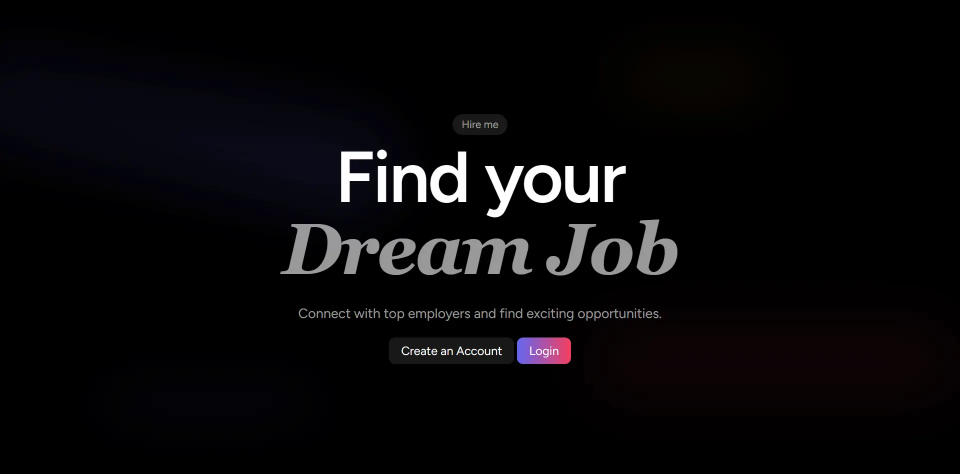
#> input picture images/portfolio/job-app-1.webp, 1920 x 948 px (shown at 1/2 size); its folder holds only this picture in this run
$ python downscale-portfolio.py
#> lines starting #> are read from the running program, lines starting #| are printed output that depends on the picture
"""
downscale-portfolio.py
Downscale oversized portfolio screenshot images closer to their actual display size.
"""

import os
import sys
from pathlib import Path

try:
    from PIL import Image
except ImportError:
    print("ERROR: Pillow library not found!")
    sys.exit(1)

PORTFOLIO_PATH = Path("images/portfolio")
MAX_SIZE = 900
QUALITY = 85

def format_size(bytes):
    return round(bytes / 1024 / 1024, 2)

def main():
    print("="*50)
    print("Portfolio Image Downscaler")
    print("="*50)

    if not PORTFOLIO_PATH.exists():
        print(f"[ERROR] Directory not found: {PORTFOLIO_PATH}")
        sys.exit(1)

    webp_files = list(PORTFOLIO_PATH.glob("*.webp"))
    if not webp_files:
        print(f"[!] No WebP files found in {PORTFOLIO_PATH}")
        sys.exit(0)

    total_before = sum(f.stat().st_size for f in webp_files)
    print(f"Total folder size before: {format_size(total_before)} MB")

    resized_count = 0
    skipped_count = 0

    for webp_file in webp_files:
        try:
            with Image.open(webp_file) as img:
#> img is the input picture: PIL image 1920x948 RGB; mean R, G, B 8.8, 7.9, 9.3
                width, height = img.size
#> width = 1920; height = 948
                longest_edge = max(width, height)
#> longest_edge = 1920

                if longest_edge > MAX_SIZE:
                    ratio = MAX_SIZE / longest_edge
#> ratio = 0.469
                    new_width = int(width * ratio)
#> new_width = 900
                    new_height = int(height * ratio)
#> new_height = 444

                    resized_img = img.resize((new_width, new_height), Image.Resampling.LANCZOS)
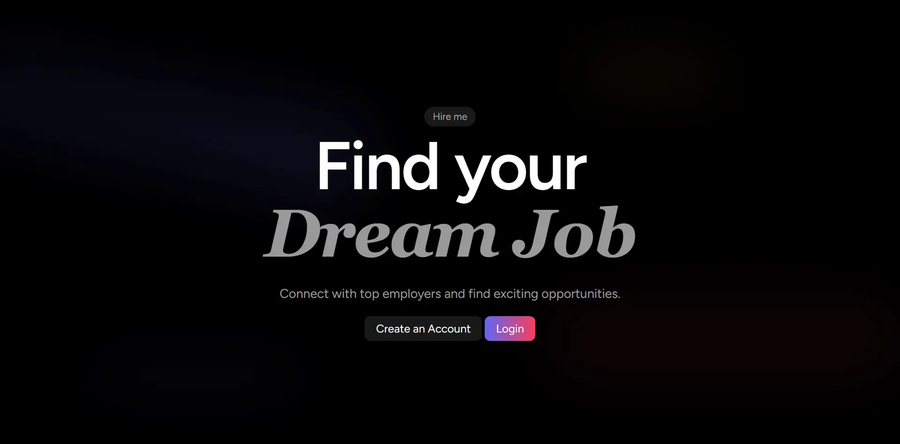
#> resized_img: PIL image 900x444 RGB; mean R, G, B 8.9, 7.9, 9.3

                    # Apply the same background conversion as convert-to-webp.py just in case
                    if resized_img.mode in ('RGBA', 'LA', 'P'):
                        background = Image.new('RGB', resized_img.size, (255, 255, 255))
                        if resized_img.mode == 'P':
                            resized_img = resized_img.convert('RGBA')
                        background.paste(resized_img, mask=resized_img.split()[-1] if resized_img.mode == 'RGBA' else None)
                        resized_img = background

                    # Overwrite in place
                    resized_img.save(webp_file, 'WebP', quality=QUALITY, method=6)
                    resized_count += 1
                    print(f"[RESIZED] {webp_file.name}: {width}x{height} -> {new_width}x{new_height}")
#| [RESIZED] job-app-1.webp: 1920x948 -> 900x444
                else:
                    skipped_count += 1

        except Exception as e:
            print(f"[ERROR] processing {webp_file.name}: {e}")

    total_after = sum(f.stat().st_size for f in webp_files)
    print("="*50)
    print("Downscale Complete!")
    print(f"Total folder size after:  {format_size(total_after)} MB")
    print(f"Resized: {resized_count}")
    print(f"Skipped: {skipped_count}")

    # Final verification
    exceeded = []
    for webp_file in webp_files:
        with Image.open(webp_file) as img:
#> img: PIL image 900x444 RGB
            if max(img.size) > MAX_SIZE:
                exceeded.append(webp_file.name)

    if exceeded:
        print(f"[WARNING] These files still exceed {MAX_SIZE}px: {', '.join(exceeded)}")
    else:
        print(f"[VERIFIED] No image's longest edge exceeds {MAX_SIZE}px.")

if __name__ == '__main__':
    main()

$ run again, on images/portfolio/job-app-5.webp
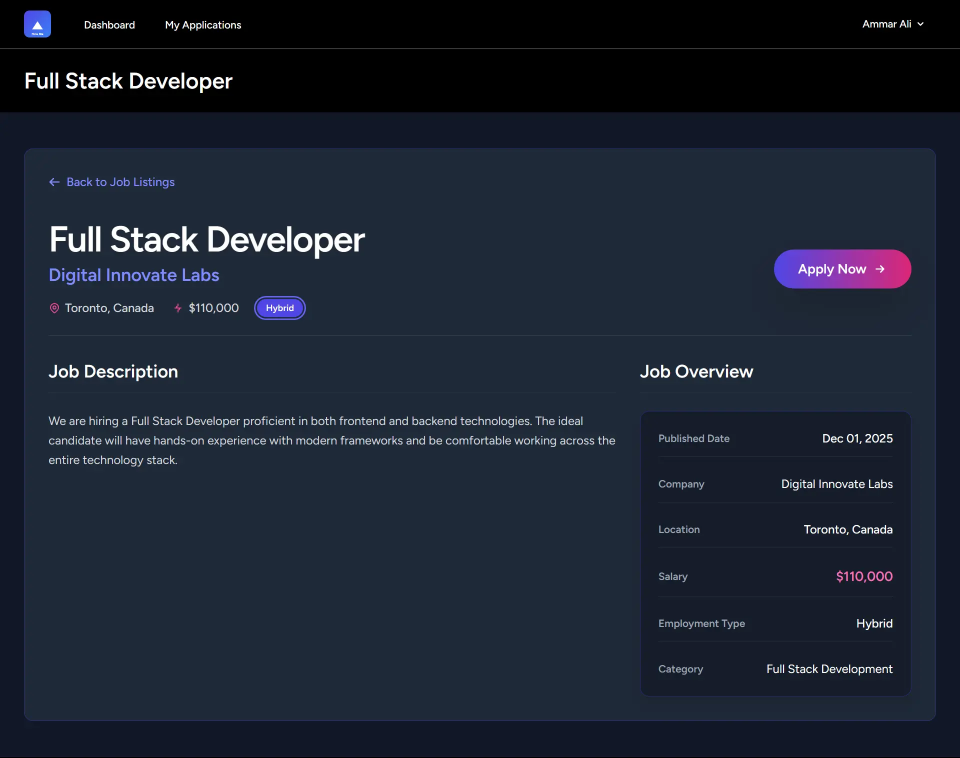
#> input picture images/portfolio/job-app-5.webp, 1920 x 1515 px (shown at 1/2 size)
#> in main, img is the input picture: PIL image 1920x1515 RGB; mean R, G, B 27.8, 35.1, 48.9
#> in main, `resized_img = img.resize((new_width, new_height), Image.Resampling.LAN..`:
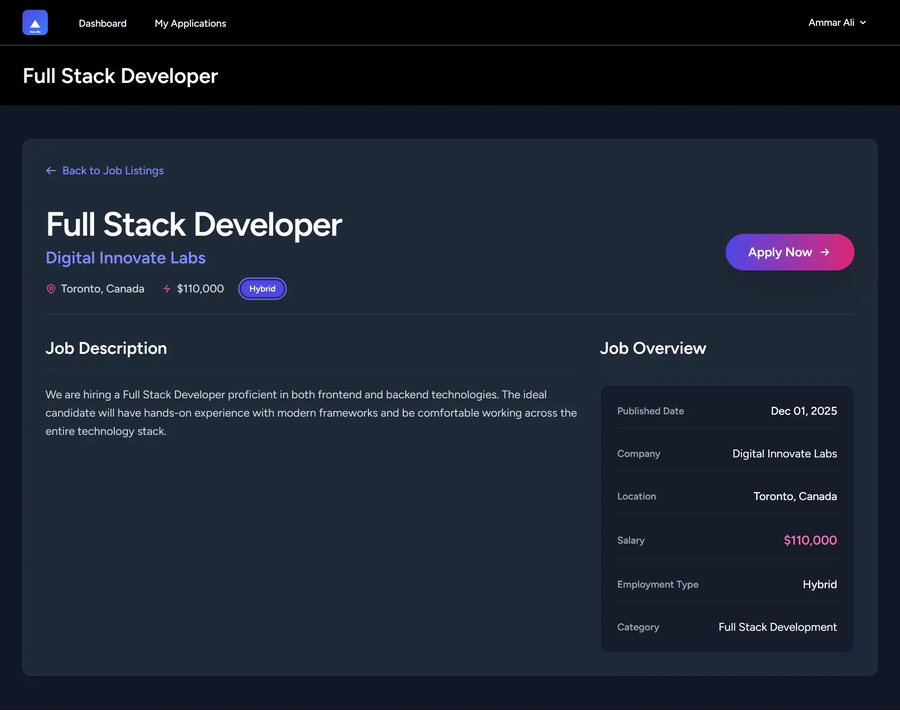
#> resized_img: PIL image 900x710 RGB; mean R, G, B 27.8, 35.1, 48.9
#| [RESIZED] job-app-5.webp: 1920x1515 -> 900x710
#> img: PIL image 900x710 RGB

$ run again, on images/portfolio/job-app-6.webp
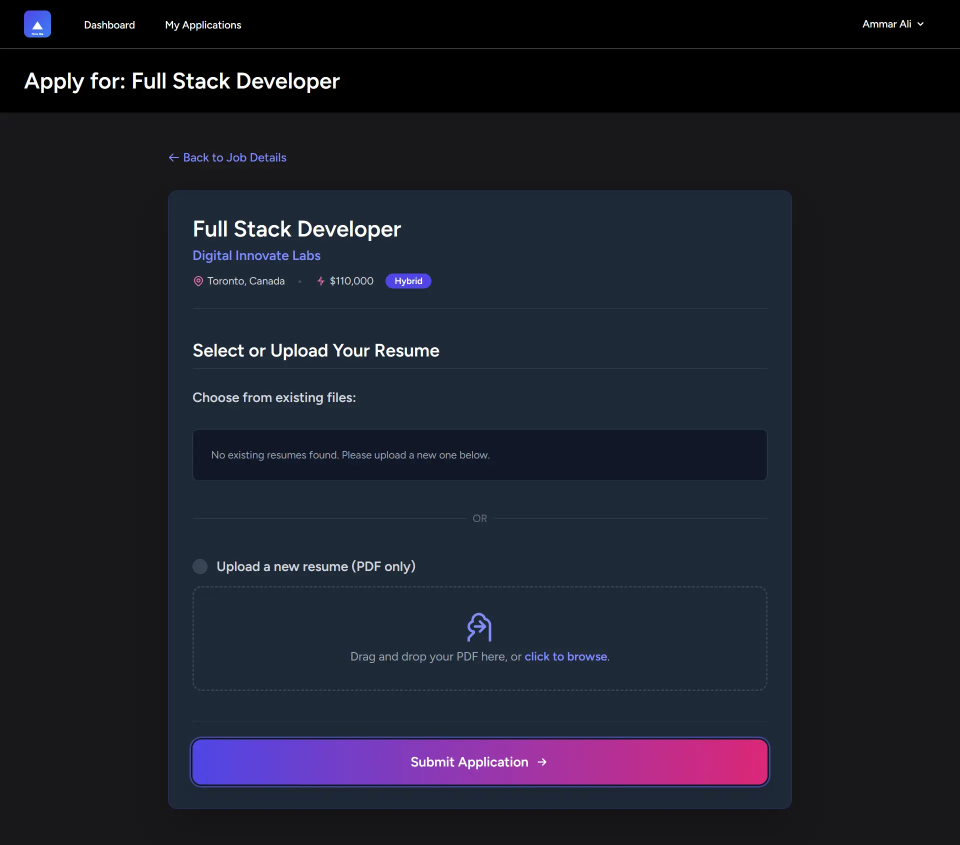
#> input picture images/portfolio/job-app-6.webp, 1920 x 1690 px (shown at 1/2 size)
#> in main, img is the input picture: PIL image 1920x1690 RGB; mean R, G, B 29.3, 31.1, 42.7
#> in main, `resized_img = img.resize((new_width, new_height), Image.Resampling.LAN..`:
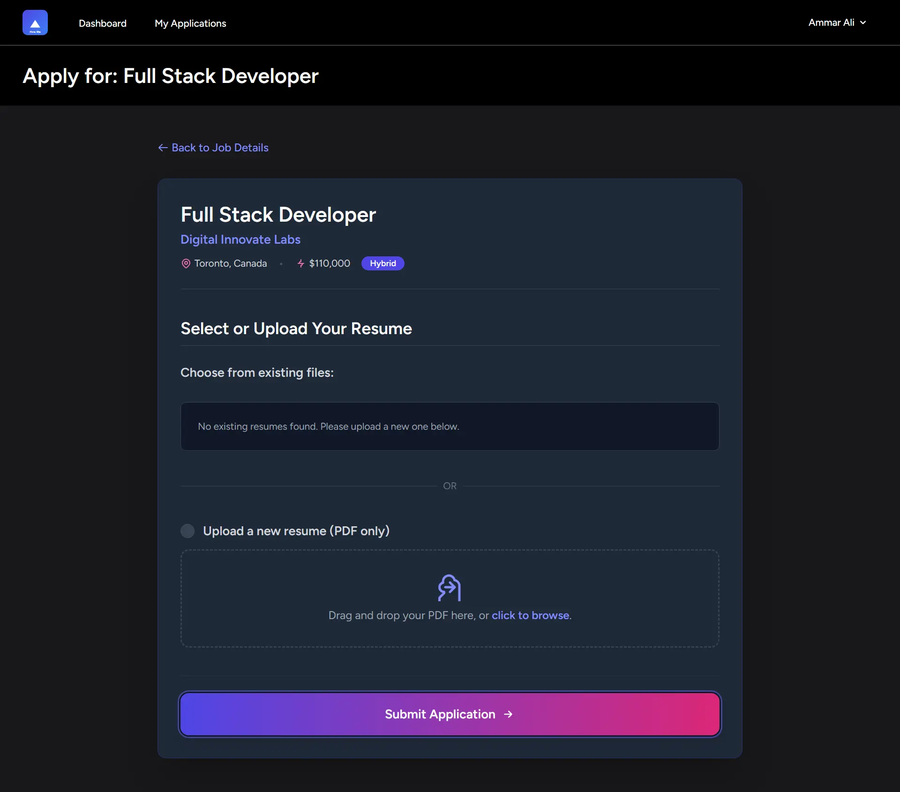
#> resized_img: PIL image 900x792 RGB; mean R, G, B 29.3, 31.1, 42.7
#| [RESIZED] job-app-6.webp: 1920x1690 -> 900x792
#> img: PIL image 900x792 RGB

$ run again, on images/portfolio/job-app-2.webp
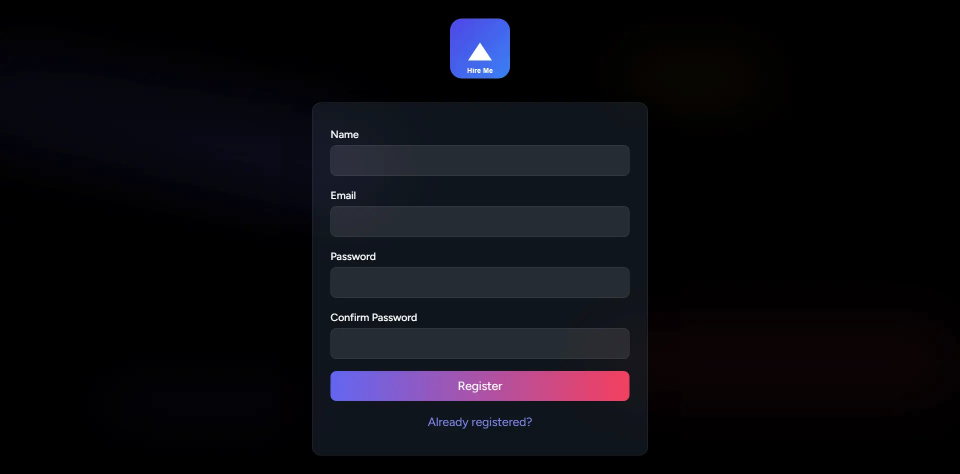
#> input picture images/portfolio/job-app-2.webp, 1920 x 948 px (shown at 1/2 size)
#> in main, img is the input picture: PIL image 1920x948 RGB; mean R, G, B 11.7, 10.9, 16.3
#> in main, `resized_img = img.resize((new_width, new_height), Image.Resampling.LAN..`:
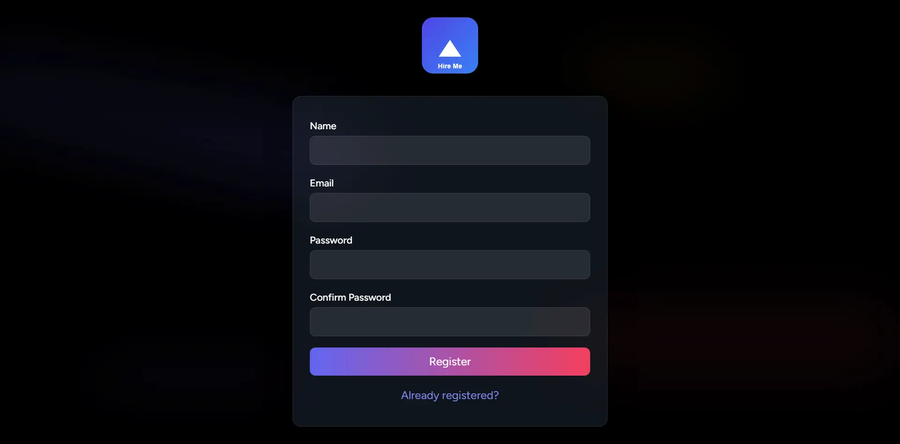
#> resized_img: PIL image 900x444 RGB; mean R, G, B 11.7, 10.9, 16.3
#| [RESIZED] job-app-2.webp: 1920x948 -> 900x444
#> img: PIL image 900x444 RGB
